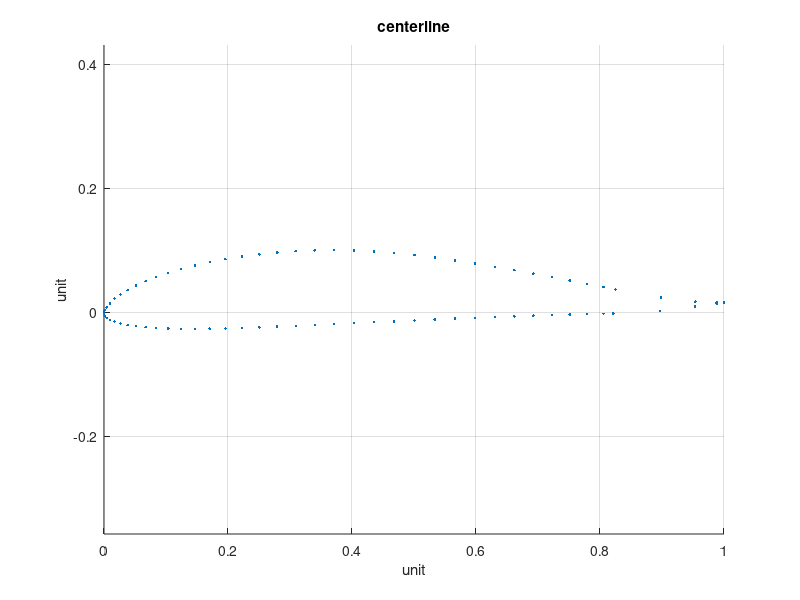
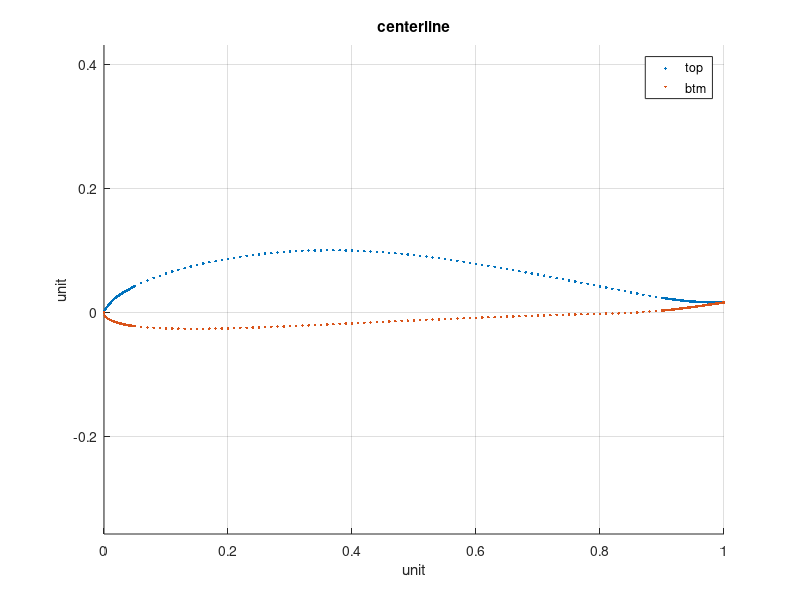
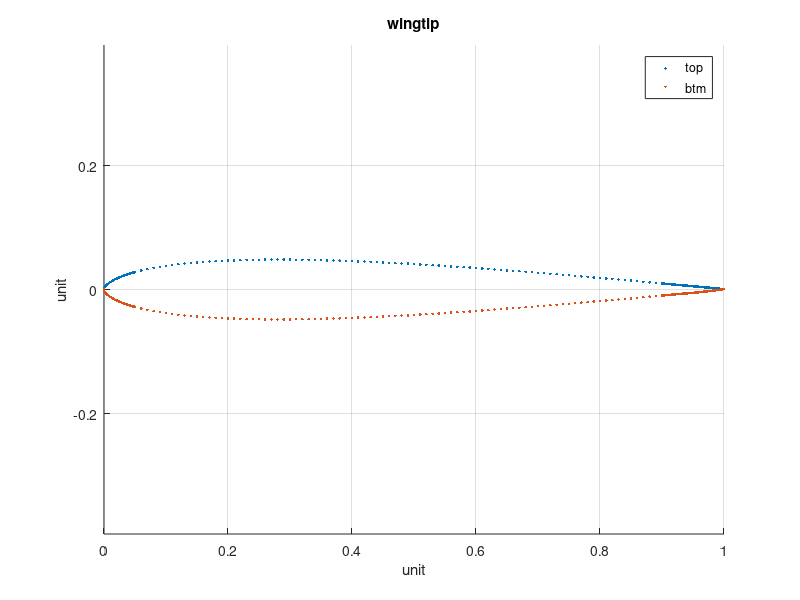
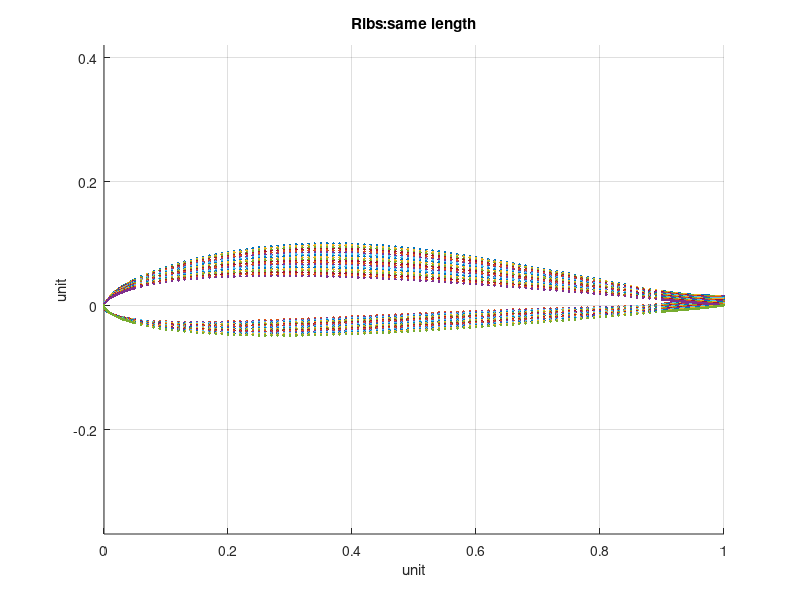

Source code (MATLAB) for these figures, in order:
function draw_airfoil()
% save airfoil centerlinex centerliney wingtipx wingtipy twistx twisty
close all;
load airfoil centerlinex centerliney wingtipx wingtipy twistx twisty;
global X;
X = [];
scalingfactor = 0.45;
NASA_wingSpan_mm = 3750;
NASA_centerCord_mm = 400;
NASA_tipcord_mm = 100;
ribCnt = 39;
X.LE_sweepbackDeg = 24;
X.dihedralDeg = 2.5;
X.wingSpan_mm = NASA_wingSpan_mm*scalingfactor;
X.rootCord_mm = NASA_centerCord_mm*scalingfactor;
X.wingtipCord_mm = NASA_tipcord_mm*scalingfactor;

X.LeadingEdgeBeamThickness_mm = 2; % square edge size 
X.LeadingEdgeBeamWidth_mm = 6; % square edge size 
X.trailingEdgeWidth_mm = 10;

% support structure height, used in construction process
X.RibMorrorSupportHeight_mm = 15;

X.MainBeamWidth_mm = 6;
X.MainBeamXmm = 0;
assert(X.MainBeamXmm == 0); % we want the beam deployed at rotation center to have flat btm edge 
% X.BeamAux0Width_mm = 5;
% X.BeamAux0Xmm = 5;

X.RibThickness_mm = 2;

% the width of laser trace cannot be ignored
X.beamSlotTraceCompensation_mm = 0.5;
X.beamEdgeTraceCompensation_mm = 0.8;
X.RibSlotCompensation_mm = 0.05;
X.LeadingEdgeBeamThicknessCompensation_mm = 0.2;

% four quadrants formed by main beam and rib are supported by 4 pieces of wedge. 
X.BeamRibSupport_mm = 10;
X.PointType = [];
X.PointType.fundamental = 1;
X.PointType.addedPoints = 2;

X.ForceBearingBeamCnt = 0;

X.curvefitmethod = 'pchip';
% rootBeamGammaWidthmm = 6;
% BaseBeamWidthmm = 1; % at tip, lift is zero, we cannot have 0 beam width for misc struct weight 
assert(mod(ribCnt,2)==1); % we have one rib in the center, and be symmetrical 
X.rotateFromLE = 0.3; %rotation occurs at the center of [0,1] from the leading edge, so that we have the desired AOA.  
fineX = [0:0.001:0.05 0.06:0.01:0.90 0.901:0.001:1]';
% fineX = [0:0.0005:1]';

%%
Len_fineX = length(fineX);
X.OneSideRibCnt = (ribCnt+1)/2;
RibCoeffsRoot2Tip = (0:X.OneSideRibCnt-1)/(X.OneSideRibCnt-1);

%%
centerlinex = centerlinex(:);
centerliney = centerliney(:);
[centerlinex,centerliney] = normalizexy(centerlinex,centerliney);
wingtipx = wingtipx(:);
wingtipy = wingtipy(:);
[wingtipx,wingtipy] = normalizexy(wingtipx,wingtipy);
figure;
hold on;
plot(centerlinex,centerliney,'.');
axis equal;
title('centerline');grid on;
xlabel('unit');
ylabel('unit');
%%
figure;
hold on;
end_of_center_top_curve = (length(centerlinex)+1)/2;
top_centerline_x = centerlinex(1:end_of_center_top_curve);
top_centerline_y = centerliney(1:end_of_center_top_curve);
top_centerline_fine_y = interp1(top_centerline_x,top_centerline_y,fineX,X.curvefitmethod);
plot(fineX,top_centerline_fine_y,'.');
btm_centerline_x = centerlinex(end_of_center_top_curve:end);
btm_centerline_y = centerliney(end_of_center_top_curve:end);
btm_centerline_fine_y = interp1(btm_centerline_x,btm_centerline_y,fineX,X.curvefitmethod);
plot(fineX,btm_centerline_fine_y,'.');
axis equal;
legend('top','btm');
title('centerline');grid on;
xlabel('unit');
ylabel('unit');
%%
figure;
hold on;
end_of_wingtip_top_curve = (length(wingtipx)+1)/2;
top_wingtip_x = wingtipx(1:end_of_wingtip_top_curve);
top_wingtip_y = wingtipy(1:end_of_wingtip_top_curve);
top_wingtip_mid_y = interp1(top_wingtip_x,top_wingtip_y,fineX,X.curvefitmethod);
plot(fineX,top_wingtip_mid_y,'.');
btm_wingtip_x = wingtipx(end_of_wingtip_top_curve:end);
btm_wingtip_y = wingtipy(end_of_wingtip_top_curve:end);
btm_wingtip_mid_y = interp1(btm_wingtip_x,btm_wingtip_y,fineX,X.curvefitmethod);
plot(fineX,btm_wingtip_mid_y,'.');
axis equal;
legend('top','btm');
title('wingtip');
grid on;
xlabel('unit');
ylabel('unit');
%%
top_ribs = interpolate2Airfoil(top_centerline_fine_y, top_wingtip_mid_y, RibCoeffsRoot2Tip);
btm_ribs = interpolate2Airfoil(btm_centerline_fine_y, btm_wingtip_mid_y, RibCoeffsRoot2Tip);
figure;
axis equal;
hold on;
for ii = 1:X.OneSideRibCnt
    topCurve = top_ribs(:,ii);
    btmCurve = btm_ribs(:,ii);
    plot([fineX fineX],[topCurve btmCurve],'.');
end
title('Ribs:same length');
grid on;
xlabel('unit');
ylabel('unit');
%%
xindexRotate = find(fineX==X.rotateFromLE);
assert(length(xindexRotate)==1);
centered_interpolatedX = fineX - X.rotateFromLE;
Ymean = (top_ribs(xindexRotate,:) + btm_ribs(xindexRotate,:))/2;
centered_top_mid_ribs = zeros(Len_fineX,X.OneSideRibCnt);
centered_btm_mid_ribs = zeros(Len_fineX,X.OneSideRibCnt);
figure;
axis equal;
hold on;
for ii = 1:X.OneSideRibCnt
    centered_top_mid_ribs(:,ii) = top_ribs(:,ii) - Ymean(ii);
    centered_btm_mid_ribs(:,ii) = btm_ribs(:,ii) - Ymean(ii);
    plot([centered_interpolatedX; centered_interpolatedX],[centered_top_mid_ribs(:,ii); centered_btm_mid_ribs(:,ii)],'.');
end
title('Ribs:same length,shifted');
grid on;
xlabel('unit');
ylabel('unit');
%%
figure;
plot(twistx/twistx(end),twisty,'.');
title('twist');
ylabel('deg');
grid on;
xlabel('half wingspan');
%%
twist_ribs = interp1(twistx/twistx(end),twisty,RibCoeffsRoot2Tip,X.curvefitmethod);

rotated_ribs_top_x = zeros(Len_fineX,X.OneSideRibCnt);
rotated_ribs_top_y = zeros(Len_fineX,X.OneSideRibCnt);
rotated_ribs_btm_x = zeros(Len_fineX,X.OneSideRibCnt);
rotated_ribs_btm_y = zeros(Len_fineX,X.OneSideRibCnt);
figure;
axis equal;
hold on;
for ii = 1:X.OneSideRibCnt
    thetaDeg = twist_ribs(ii);
    R = [cosd(thetaDeg) -sind(thetaDeg); sind(thetaDeg) cosd(thetaDeg)];
    top_beforeRotate = [centered_interpolatedX centered_top_mid_ribs(:,ii)];
    top_afterRotate = top_beforeRotate*R;
    rotated_ribs_top_x(:,ii) = top_afterRotate(:,1);
    rotated_ribs_top_y(:,ii) = top_afterRotate(:,2);
    btm_beforeRotate = [centered_interpolatedX centered_btm_mid_ribs(:,ii)];
    btm_afterRotate = btm_beforeRotate*R;
    rotated_ribs_btm_x(:,ii) = btm_afterRotate(:,1);
    rotated_ribs_btm_y(:,ii) = btm_afterRotate(:,2);
    plot([rotated_ribs_top_x(:,ii); rotated_ribs_btm_x(:,ii)],[rotated_ribs_top_y(:,ii); rotated_ribs_btm_y(:,ii)],'.');
end
title('Ribs:same length,shifted,rotated');
grid on;
xlabel('unit');
ylabel('unit');
%% scale rib to the desired cord length
scaled_ribs_top_x = rotated_ribs_top_x;
scaled_ribs_top_y = rotated_ribs_top_y;
scaled_ribs_btm_x = rotated_ribs_btm_x;
scaled_ribs_btm_y = rotated_ribs_btm_y;
scale_ribs = interp1([0 1],[X.rootCord_mm X.wingtipCord_mm],RibCoeffsRoot2Tip,'linear');

figure;
axis equal;
hold on;
for ii = 1:X.OneSideRibCnt
    scaled_ribs_top_x(:,ii) = scaled_ribs_top_x(:,ii) * scale_ribs(ii);
    scaled_ribs_top_y(:,ii) = scaled_ribs_top_y(:,ii) * scale_ribs(ii);
    scaled_ribs_btm_x(:,ii) = scaled_ribs_btm_x(:,ii) * scale_ribs(ii);
    scaled_ribs_btm_y(:,ii) = scaled_ribs_btm_y(:,ii) * scale_ribs(ii);
    plot([scaled_ribs_top_x(:,ii); scaled_ribs_btm_x(:,ii)],[scaled_ribs_top_y(:,ii); scaled_ribs_btm_y(:,ii)],'.');
end
title('Ribs:shifted,rotated,scaled');
grid on;
xlabel('mm');
ylabel('mm');

%% shift in y-axis to align the bottom edge of main beam
btmaligned_ribs_top_x = scaled_ribs_top_x;
btmaligned_ribs_top_y = scaled_ribs_top_y;
btmaligned_ribs_btm_x = scaled_ribs_btm_x;
btmaligned_ribs_btm_y = scaled_ribs_btm_y;

figure;
axis equal;
hold on;
for ii = 1:X.OneSideRibCnt
    YatZeroX = interp1(btmaligned_ribs_btm_x(:,ii),btmaligned_ribs_btm_y(:,ii),0,X.curvefitmethod);
    btmaligned_ribs_top_y(:,ii) = btmaligned_ribs_top_y(:,ii) - YatZeroX;
    btmaligned_ribs_btm_y(:,ii) = btmaligned_ribs_btm_y(:,ii) - YatZeroX;
    plot([btmaligned_ribs_top_x(:,ii); btmaligned_ribs_btm_x(:,ii)],[btmaligned_ribs_top_y(:,ii); btmaligned_ribs_btm_y(:,ii)],'.');
end
title('Ribs:btmEdgeAlign,shifted,rotated,scaled');
grid on;
xlabel('mm');
ylabel('mm');

%% compute angle between beam and rib
[X.AngleBtwBeamAndRibDeg,X.AngleBtwTEandRibDeg] = getObtuseAngleBtwBeamAndRibDeg(btmaligned_ribs_top_x);
space = 10;
fid = fopen('BeamRibSupport.scr','w');
fprintf(fid,'pline\n');
% quadrant 1
fprintf(fid,'%f,%f\n',space,space);
fprintf(fid,'%f,%f\n',space,space+X.BeamRibSupport_mm);
fprintf(fid,'%f,%f\n',space+X.BeamRibSupport_mm*sind(X.AngleBtwBeamAndRibDeg),space-X.BeamRibSupport_mm*cosd(X.AngleBtwBeamAndRibDeg));
fprintf(fid,'%f,%f\n',space,space);

% quadrant 2
fprintf(fid,'%f,%f\n',-space,space);
fprintf(fid,'%f,%f\n',-space,space+X.BeamRibSupport_mm);
fprintf(fid,'%f,%f\n',-space-X.BeamRibSupport_mm*sind(X.AngleBtwBeamAndRibDeg),space+X.BeamRibSupport_mm*cosd(X.AngleBtwBeamAndRibDeg));
fprintf(fid,'%f,%f\n',-space,space);

% quadrant 3
fprintf(fid,'%f,%f\n',-space,-space);
fprintf(fid,'%f,%f\n',-space,-space-X.BeamRibSupport_mm);
fprintf(fid,'%f,%f\n',-space-X.BeamRibSupport_mm*sind(X.AngleBtwBeamAndRibDeg),-space+X.BeamRibSupport_mm*cosd(X.AngleBtwBeamAndRibDeg));
fprintf(fid,'%f,%f\n',-space,-space);

% quadrant 4
fprintf(fid,'%f,%f\n',space,-space);
fprintf(fid,'%f,%f\n',space,-space-X.BeamRibSupport_mm);
fprintf(fid,'%f,%f\n',space+X.BeamRibSupport_mm*sind(X.AngleBtwBeamAndRibDeg),-space-X.BeamRibSupport_mm*cosd(X.AngleBtwBeamAndRibDeg));
fprintf(fid,'%f,%f\n',space,-space);

fclose(fid);
fprintf(1,'AngleBtwBeamAndRibDeg=%f,AngleBtwTEandRibDeg=%f\n',X.AngleBtwBeamAndRibDeg,X.AngleBtwTEandRibDeg);
%%
Gamma = (1-RibCoeffsRoot2Tip.^2).^1.5;
figure;
plot(RibCoeffsRoot2Tip,Gamma,'.-');
title('Gamma, airflow circulation');
grid on;
%%
figure;
plot(RibCoeffsRoot2Tip,1.5*(RibCoeffsRoot2Tip.^2-0.5),'.-');
title('Downwash');
grid on;

%% when cutting slot, the length of x/y data may not be same any more for all ribs
% use cell to store
slotcut_ribs = cell(1,X.OneSideRibCnt);
for ii = 1:X.OneSideRibCnt
    slotcut_ribs{ii}.top.x = btmaligned_ribs_top_x(:,ii);
    slotcut_ribs{ii}.top.y = btmaligned_ribs_top_y(:,ii);
    slotcut_ribs{ii}.top.PointType = ones(length(btmaligned_ribs_top_x(:,ii)),1)*X.PointType.fundamental;
    slotcut_ribs{ii}.btm.x = btmaligned_ribs_btm_x(:,ii);
    slotcut_ribs{ii}.btm.y = btmaligned_ribs_btm_y(:,ii);
    slotcut_ribs{ii}.btm.PointType = ones(length(btmaligned_ribs_btm_x(:,ii)),1)*X.PointType.fundamental;
    slotcut_ribs{ii}.ForceBearingBeamCutDepth = [];
    slotcut_ribs{ii}.ForceBearingBeamRibThickness = [];
    slotcut_ribs{ii}.ForceBearingBeamRibYoffset = [];
end

[X.BeamRotDegDueToDihedral,OneSideWwingTipRise_mm] = getDihedralRotateDeg(slotcut_ribs);
fprintf(1,'one side wing tip rises %fmm\n',OneSideWwingTipRise_mm);
fprintf(1,'beam Btm Edge Dihedral %fDeg\n',X.BeamRotDegDueToDihedral);

%% cut slot for force bearing beam
[slotcut_ribs,ribMirror] = cutRibSlot(slotcut_ribs,X.MainBeamWidth_mm-2*X.RibSlotCompensation_mm,X.MainBeamXmm,'main');
fid = fopen(sprintf('ribMirror.scr'),'w');
fprintf(fid,'pline\n');
for ii = 1:X.OneSideRibCnt
    saveTopBtmCell2scrFile(fid,ii,0,50,ribMirror{ii});
end
fclose(fid);

%% add leading edge beam
cut_leadingedge = slotcut_ribs;

figure;
axis equal;
hold on;
for ii = 1:X.OneSideRibCnt
    LE_x = min([slotcut_ribs{ii}.top.x;slotcut_ribs{ii}.btm.x]);
    LeadingEdgeBeamPosDetected = false;
    for xposition = LE_x:0.001:LE_x+30
        [Thickness_mm,~,~] = getThickness(slotcut_ribs{ii},xposition);
        if Thickness_mm > X.LeadingEdgeBeamThickness_mm - 2*X.LeadingEdgeBeamThicknessCompensation_mm
            LeadingEdgeBeamPosDetected = true;
            break;
        end
    end
    assert(LeadingEdgeBeamPosDetected);
    cut_leadingedge{ii}.top = removeLeadingSector(slotcut_ribs{ii}.top,xposition);
    cut_leadingedge{ii}.btm = removeLeadingSector(slotcut_ribs{ii}.btm,xposition);
    
    afterCutThickness_mm = abs(cut_leadingedge{ii}.top.y(1) - cut_leadingedge{ii}.btm.y(1));
    cut_leadingedge{ii}.top = cutLeadingEdgeSlot(cut_leadingedge{ii}.top,'top',afterCutThickness_mm);
    cut_leadingedge{ii}.btm = cutLeadingEdgeSlot(cut_leadingedge{ii}.btm,'btm',afterCutThickness_mm);
    
    plot([cut_leadingedge{ii}.top.x; cut_leadingedge{ii}.btm.x],[cut_leadingedge{ii}.top.y; cut_leadingedge{ii}.btm.y],'.');
end
title('Ribs:shifted,rotated,scaled,LEcut');
grid on;
xlabel('mm');
ylabel('mm');

%% cut trailing edge
cut_trailingedge = cut_leadingedge;
figure;
axis equal;
hold on;
for ii = 1:X.OneSideRibCnt
    cut_trailingedge{ii}.top = removeTrailingSector(cut_trailingedge{ii}.top,X.trailingEdgeWidth_mm);
    cut_trailingedge{ii}.btm = removeTrailingSector(cut_trailingedge{ii}.btm,X.trailingEdgeWidth_mm);
    plot([cut_trailingedge{ii}.top.x; cut_trailingedge{ii}.btm.x],[cut_trailingedge{ii}.top.y; cut_trailingedge{ii}.btm.y],'.');
end
title('Ribs:shifted,rotated,scaled,LEcut,TEcut');
grid on;
xlabel('mm');
ylabel('mm');

%% rotate rib back in order to enhance the strength
rib_aligned = cell(1,X.OneSideRibCnt);
figure;
axis equal;
hold on;
for ii = 1:X.OneSideRibCnt
    rib_aligned{ii}.top = rotateXY(cut_trailingedge{ii}.top,-twist_ribs(ii));
    rib_aligned{ii}.btm = rotateXY(cut_trailingedge{ii}.btm,-twist_ribs(ii));
    plot([rib_aligned{ii}.top.x; rib_aligned{ii}.btm.x],[rib_aligned{ii}.top.y; rib_aligned{ii}.btm.y],'.');
end
title('Ribs:shifted,rotated,scaled,LEcut,TEcut,Aligned');
grid on;
xlabel('mm');
ylabel('mm');

%% produce rib cut cad file
fid = fopen('airfoil_all.scr','w');
fprintf(fid,'pline\n');
for ii = 1:X.OneSideRibCnt
    saveTopBtmCell2scrFile(fid,ii,0,50,rib_aligned{ii});
end
fclose(fid);

%% produce force bearing beam cut cad file
RibLocInBeamXmm = RibCoeffsRoot2Tip*(1/sind(X.AngleBtwBeamAndRibDeg))*X.wingSpan_mm/2;
FineSegmentCnt = 1000;

BeamShape = cell(1,X.ForceBearingBeamCnt);
BeamShapeCutRibSlot = cell(1,X.ForceBearingBeamCnt);
BeamDihedralApplied = cell(1,X.ForceBearingBeamCnt);
BeamAlignedForStrength = cell(1,X.ForceBearingBeamCnt);
BeamLaserTraceCompensated = cell(1,X.ForceBearingBeamCnt);
for iiBeam = 1:X.ForceBearingBeamCnt
%     BeamShapeAddBtmEdge = cell(1,X.ForceBearingBeamCnt);
    ThicknessVec = zeros(1,X.OneSideRibCnt);
    CutDepthVec = zeros(1,X.OneSideRibCnt);
    Yoffset = zeros(1,X.OneSideRibCnt);
    for iiRib = 1:X.OneSideRibCnt
        ThicknessVec(iiRib) = cut_trailingedge{iiRib}.ForceBearingBeamRibThickness(iiBeam);
        CutDepthVec(iiRib) =  cut_trailingedge{iiRib}.ForceBearingBeamCutDepth(iiBeam);
        Yoffset(iiRib) = cut_trailingedge{iiRib}.ForceBearingBeamRibYoffset(iiBeam);
    end
    figure;
    subplot(3,1,1);
    hold on;
    plot(RibLocInBeamXmm,ThicknessVec,'.-');
    plot(RibLocInBeamXmm,ThicknessVec+Yoffset,'.-');
    legend('Thickness','Thickness+yoffset');
    axis equal;
    xlabel('single side wingspan(mm)');
    ylabel('mm');
    title(sprintf('Top Edge Beam No.%d',iiBeam));
    subplot(3,1,2);
    plot(RibLocInBeamXmm,Yoffset,'.-');
    axis equal;
    xlabel('single side wingspan(mm)');
    ylabel('mm');
    title(sprintf('Btm Edge Beam No.%d',iiBeam));
    subplot(3,1,3);
    hold on;
    plot(RibLocInBeamXmm,CutDepthVec,'.-');
    plot(RibLocInBeamXmm,CutDepthVec+Yoffset,'.-');
    legend('pure cut','cut+yoffset');
    axis equal;
    xlabel('single side wingspan(mm)');
    ylabel('mm');
    title(sprintf('Rib Cut Depth for Beam No.%d',iiBeam));
    
    fineRibLocationXmm = ((0:FineSegmentCnt)/FineSegmentCnt)*(X.wingSpan_mm/2)*(1/sind(X.AngleBtwBeamAndRibDeg));
    BeamShape{iiBeam}.top = [];
    BeamShape{iiBeam}.top.x = fineRibLocationXmm';
    BeamShape{iiBeam}.top.y = interp1(RibLocInBeamXmm,ThicknessVec+Yoffset,fineRibLocationXmm,X.curvefitmethod)';
    BeamShape{iiBeam}.top.PointType = ones(length(fineRibLocationXmm),1)*X.PointType.fundamental;

    % if beam location is at the rotation center, btm edge is a straight line 
    BeamShape{iiBeam}.btm = [];
    BeamShape{iiBeam}.btm.x = fineRibLocationXmm';
    BeamShape{iiBeam}.btm.y = interp1(RibLocInBeamXmm,Yoffset,fineRibLocationXmm,X.curvefitmethod)';
    BeamShape{iiBeam}.btm.PointType = ones(length(fineRibLocationXmm),1)*X.PointType.fundamental;
    
    BeamDihedralApplied{iiBeam} = ApplyBeamDihedral(BeamShape{iiBeam},-X.BeamRotDegDueToDihedral);

    BeamShapeCutRibSlot = BeamDihedralApplied;
    for CutSlotForRib_ii = 1:X.OneSideRibCnt
        switch CutSlotForRib_ii
            case 1
               StyleCutRibSlot = 'RootRib';
            case X.OneSideRibCnt
               StyleCutRibSlot = 'TipRib';
            otherwise
               StyleCutRibSlot = 'MiddleRib';
        end
        BeamShapeCutRibSlot{iiBeam}.top = cutBeamSlot(BeamShapeCutRibSlot{iiBeam}.top,CutDepthVec(CutSlotForRib_ii),X.RibThickness_mm-2*X.beamSlotTraceCompensation_mm,RibLocInBeamXmm(CutSlotForRib_ii),StyleCutRibSlot);
    end
    BeamShapeCutRibSlot{iiBeam}.btm = matchCurveSpan(BeamDihedralApplied{iiBeam}.btm,BeamShapeCutRibSlot{iiBeam}.top);
    draw_beam(BeamShapeCutRibSlot{iiBeam},sprintf('front view Beam%d',iiBeam));
    
    BeamAlignedForStrength{iiBeam} = AlignBeamForStrength(BeamShapeCutRibSlot{iiBeam},-X.BeamRotDegDueToDihedral);
    draw_beam(BeamAlignedForStrength{iiBeam},sprintf('Aligned Beam%d',iiBeam));

    BeamLaserTraceCompensated{iiBeam} = BeamAlignedForStrength{iiBeam};
    BeamLaserTraceCompensated{iiBeam}.top.y = BeamLaserTraceCompensated{iiBeam}.top.y + X.beamEdgeTraceCompensation_mm;
    BeamLaserTraceCompensated{iiBeam}.btm.y = BeamLaserTraceCompensated{iiBeam}.btm.y - X.beamEdgeTraceCompensation_mm;
    draw_beam(BeamLaserTraceCompensated{iiBeam},sprintf('LaserTrace Compensated Beam%d',iiBeam));
    
    fid = fopen(sprintf('beam_%d.scr',iiBeam),'w');
    fprintf(fid,'pline\n');
    saveTopBtmCell2scrFile(fid,iiBeam,0,100,BeamLaserTraceCompensated{iiBeam});
    fclose(fid);
    
end
end

function newCurve = matchCurveSpan(Curve,RefCurve)
global X;
assert(Curve.x(1) < Curve.x(end));
assert(RefCurve.x(1) < RefCurve.x(end));
newCurve = [];
if (Curve.x(1) == RefCurve.x(1))
    % do nothing
elseif (Curve.x(1) > RefCurve.x(1))
    val = interp1nearby(Curve.x,Curve.y,Curve.PointType,RefCurve.x(1),2,X.curvefitmethod);
    newCurve.x = [RefCurve.x(1);Curve.x];
    newCurve.y = [val;Curve.y];
    newCurve.PointType = [X.PointType.fundamental; Curve.PointType];
else
    % trim data
    % code to be filled here
end

if (Curve.x(end) == RefCurve.x(end))
    % do nothing
elseif (Curve.x(end) < RefCurve.x(end))
    val = interp1nearby(Curve.x,Curve.y,Curve.PointType,RefCurve.x(end),2,X.curvefitmethod);
    newCurve.x = [newCurve.x;RefCurve.x(end)];
    newCurve.y = [newCurve.y;val];
    newCurve.PointType = [Curve.PointType;X.PointType.fundamental];
else
    % trim data
    % code to be filled here
end

end

function BeamAlignedForStrength = AlignBeamForStrength(BeamShape,RotateDeg)
BeamAlignedForStrength = [];
% R = [cosd(RotateDeg) -sind(RotateDeg); sind(RotateDeg) cosd(RotateDeg)];
% top_beforeRotate = [BeamShape.top.x BeamShape.top.y];
% top_afterRotate = top_beforeRotate*R;
% BeamAlignedForStrength.top.x = top_afterRotate(:,1);
% BeamAlignedForStrength.top.y = top_afterRotate(:,2);
BeamAlignedForStrength.top = rotateXY(BeamShape.top,-RotateDeg);
BeamAlignedForStrength.btm = rotateXY(BeamShape.btm,-RotateDeg);

offsetx = BeamAlignedForStrength.btm.x(1);
offsety = BeamAlignedForStrength.btm.y(1);

BeamAlignedForStrength.top.x = BeamAlignedForStrength.top.x - offsetx;
BeamAlignedForStrength.btm.x = BeamAlignedForStrength.btm.x - offsetx;

BeamAlignedForStrength.top.y = BeamAlignedForStrength.top.y - offsety;
BeamAlignedForStrength.btm.y = BeamAlignedForStrength.btm.y - offsety;

end

function BeamDihedralApplied = ApplyBeamDihedral(BeamShape,RotateDeg)
global X;
BeamDihedralApplied = [];
% R = [cosd(RotateDeg) -sind(RotateDeg); sind(RotateDeg) cosd(RotateDeg)];
% top_beforeRotate = [BeamShape.top.x BeamShape.top.y];
% top_afterRotate = top_beforeRotate*R;
% BeamDihedralApplied.top.x = top_afterRotate(:,1);
% BeamDihedralApplied.top.y = top_afterRotate(:,2);
BeamDihedralApplied.top = rotateXY(BeamShape.top,RotateDeg);
BeamDihedralApplied.btm = rotateXY(BeamShape.btm,RotateDeg);

% align wingtip 
if (BeamDihedralApplied.top.x(end) == BeamDihedralApplied.btm.x(end))
    % do nothing
elseif (BeamDihedralApplied.top.x(end) > BeamDihedralApplied.btm.x(end))
    val = interp1nearby(BeamDihedralApplied.btm.x,BeamDihedralApplied.btm.y,BeamDihedralApplied.btm.PointType,BeamDihedralApplied.top.x(end),2,X.curvefitmethod);
    BeamDihedralApplied.btm.x = [BeamDihedralApplied.btm.x;BeamDihedralApplied.top.x(end)];
    BeamDihedralApplied.btm.y = [BeamDihedralApplied.btm.y;val];
    BeamDihedralApplied.btm.PointType = [BeamDihedralApplied.btm.PointType;X.PointType.fundamental];
else
    val = interp1nearby(BeamDihedralApplied.top.x,BeamDihedralApplied.top.y,BeamDihedralApplied.top.PointType,BeamDihedralApplied.btm.x(end),2,X.curvefitmethod);
    BeamDihedralApplied.top.x = [BeamDihedralApplied.top.x;BeamDihedralApplied.btm.x(end)];
    BeamDihedralApplied.top.y = [BeamDihedralApplied.top.y;val];
    BeamDihedralApplied.top.PointType = [BeamDihedralApplied.top.PointType;X.PointType.fundamental];
end

% align root 
if (BeamDihedralApplied.top.x(1) == BeamDihedralApplied.btm.x(1))
    % do nothing
elseif (BeamDihedralApplied.top.x(1) > BeamDihedralApplied.btm.x(1))
    val = interp1nearby(BeamDihedralApplied.btm.x,BeamDihedralApplied.btm.y,BeamDihedralApplied.btm.PointType,BeamDihedralApplied.top.x(1),2,X.curvefitmethod);
    BeamDihedralApplied.btm.x = [BeamDihedralApplied.top.x(1);BeamDihedralApplied.btm.x];
    BeamDihedralApplied.btm.y = [val;BeamDihedralApplied.btm.y];
    BeamDihedralApplied.btm.PointType = [X.PointType.fundamental;BeamDihedralApplied.btm.PointType];
else
    val = interp1nearby(BeamDihedralApplied.top.x,BeamDihedralApplied.top.y,BeamDihedralApplied.top.PointType,BeamDihedralApplied.btm.x(1),2,X.curvefitmethod);
    BeamDihedralApplied.top.x = [BeamDihedralApplied.btm.x(1);BeamDihedralApplied.top.x];
    BeamDihedralApplied.top.y = [val;BeamDihedralApplied.top.y];
    BeamDihedralApplied.top.PointType = [X.PointType.fundamental;BeamDihedralApplied.top.PointType];
end

offsetx = BeamDihedralApplied.btm.x(1);
offsety = BeamDihedralApplied.btm.y(1);

BeamDihedralApplied.top.x = BeamDihedralApplied.top.x - offsetx;
BeamDihedralApplied.btm.x = BeamDihedralApplied.btm.x - offsetx;

BeamDihedralApplied.top.y = BeamDihedralApplied.top.y - offsety;
BeamDihedralApplied.btm.y = BeamDihedralApplied.btm.y - offsety;

end

function newxy = rotateXY(xy,RotateDeg)
R = [cosd(RotateDeg) -sind(RotateDeg); sind(RotateDeg) cosd(RotateDeg)];
beforeRotate = [xy.x xy.y];
afterRotate = beforeRotate*R;
newxy = [];
newxy.x = afterRotate(:,1);
newxy.y = afterRotate(:,2);
newxy.PointType = xy.PointType;
end

function draw_beam(TopBtmCell,titlestr)
[xx,yy] = OrderDataForPlot(TopBtmCell);
figure;
plot(xx,yy,'.-');
axis equal;
xlabel('single side wingspan(mm)');
ylabel('mm');
title(titlestr);
end

function [RotDeg,OneSideWwingTipRise_mm] = getDihedralRotateDeg(ribs)
global X;
[RootThickness_mm,~,~] = getThickness(ribs{1},0);
[TipThickness_mm,~,~] = getThickness(ribs{X.OneSideRibCnt},0);
OneSideWwingTipRise_mm = ((X.wingSpan_mm/2)*tand(X.dihedralDeg)+(RootThickness_mm-TipThickness_mm)/2);
RotDeg = atand(OneSideWwingTipRise_mm/(X.wingSpan_mm/2)); 
end

function [AngleBtwBeamAndRibDeg,AngleBtwTEandRibDeg] = getObtuseAngleBtwBeamAndRibDeg(ribs_top_x)
global X;
root_LE_x = -ribs_top_x(1,1);
tip_LE_x = -ribs_top_x(1,X.OneSideRibCnt);
LE_DeltaX = tan(X.LE_sweepbackDeg*pi/180)*X.wingSpan_mm/2;
beam_DeltaX = LE_DeltaX + tip_LE_x - root_LE_x;
AngleBtwBeamAndRibDeg = atan(beam_DeltaX/(X.wingSpan_mm/2))*180/pi+90;

AngleBtwTEandRibDeg = atan((LE_DeltaX+X.wingtipCord_mm-X.rootCord_mm)/(X.wingSpan_mm/2))*180/pi+90;

end

function NewCurve = AddStraightLineBtmBeamEdge(Curve)
global X;
NewCurve = [];
NewCurve.x = [min(Curve.x);Curve.x;max(Curve.x)];
NewCurve.y = [0;Curve.y;0];
NewCurve.PointType = [X.PointType.addedPoints;Curve.PointType;X.PointType.addedPoints];
end

function newcurve = reverseSeqOrder(curve)
newcurve = [];
newcurve.x = curve.x(end:-1:1);
newcurve.y = curve.y(end:-1:1);
newcurve.PointType = curve.PointType(end:-1:1);
end

function [xx,yy] = OrderDataForPlot(TopBtmCell)
TopBtmCell.btm = reverseSeqOrder(TopBtmCell.btm);
xx = [TopBtmCell.top.x; TopBtmCell.btm.x];
yy = [TopBtmCell.top.y; TopBtmCell.btm.y];
assert(length(xx)==length(yy));
end

function saveTopBtmCell2scrFile(fid,idx,xoffset,yoffset,TopBtmCell)
[xx,yy] = OrderDataForPlot(TopBtmCell);

xoffset = (idx-1)*xoffset;
yoffset = (idx-1)*yoffset;

for ii = 1:length(xx)
    fprintf(fid,'%f,%f\n',xx(ii)+xoffset,yy(ii)+yoffset);
end

% now go back to the first point so as to close the contour
fprintf(fid,'%f,%f\n',xx(1)+xoffset,yy(1)+yoffset);
end

% function save_finalResults(idx, xx, yy)
% fid = fopen(sprintf('airfoil%d.scr',idx),'w');
% fprintf(fid,'pline\n');
% assert(length(xx)==length(yy));
% for ii = 1:length(xx)
%     fprintf(fid,'%f,%f\n',xx(ii),yy(ii));
% end
% fprintf(fid,'%f,%f\n',xx(1),yy(1));
% fclose(fid);
% end,

function newcurve = cutLeadingEdgeSlot(curve,edgetype,Thickness_mm)
global X;
newcurve = [];
assert( Thickness_mm > X.LeadingEdgeBeamThickness_mm - 2*X.LeadingEdgeBeamThicknessCompensation_mm);

LE_x = curve.x(1);
LE_y = curve.y(1);

yshift = ( Thickness_mm - (X.LeadingEdgeBeamThickness_mm - 2*X.LeadingEdgeBeamThicknessCompensation_mm))/2;

switch edgetype
    case 'top'
        precise_y = LE_y-yshift;
    case 'btm'
        precise_y = LE_y+-yshift;
    otherwise
        assert(false);
end
newcurve.x = [LE_x;curve.x];
newcurve.y = [precise_y;curve.y];
newcurve.PointType = [X.PointType.addedPoints;curve.PointType];

newcurve.x = [LE_x+X.LeadingEdgeBeamWidth_mm;newcurve.x];
newcurve.y = [precise_y;newcurve.y];
newcurve.PointType = [X.PointType.addedPoints;newcurve.PointType];
end

function newcurve = removeTrailingSector(curve,cutoffx)
global X;
newcurve = [];
x = curve.x;
y = curve.y;
PointType = curve.PointType;
cutoff_x = max(x)-cutoffx;
index = find(x<=cutoff_x);
newcurve.x = x(index);
newcurve.y = y(index);
newcurve.PointType = PointType(index);
if ~ismember( cutoff_x, x )
    newcurve.x = [newcurve.x;cutoff_x];
    val = interp1nearby(x,y,PointType,cutoff_x,2,X.curvefitmethod);
    newcurve.y = [newcurve.y;val];
    newcurve.PointType = [newcurve.PointType;X.PointType.fundamental];
end
end

function newCurve = removeLeadingSector(curve,cutoffx)
global X;
newCurve = [];
assert(~ismember(cutoffx,curve.x));

newCurve.x = cutoffx;
newCurve.y = interp1nearby(curve.x,curve.y,curve.PointType,cutoffx,2);
newCurve.PointType = X.PointType.addedPoints;

indexaftercutoff = find(curve.x>=cutoffx);
newCurve.x = [newCurve.x;curve.x(indexaftercutoff)];
newCurve.y = [newCurve.y;curve.y(indexaftercutoff)];
newCurve.PointType = [newCurve.PointType;curve.PointType(indexaftercutoff)];
end

function [x,y] = normalizexy(x,y)
    scaleF = abs(max(x)-min(x));
    x = x/scaleF;
    y = y/scaleF;
    
end

function [ribs,ribMirror] = cutRibSlot(ribs,width,xposition,slotName)
global X;
ribMirror = cell(1,X.OneSideRibCnt);
X.ForceBearingBeamCnt = X.ForceBearingBeamCnt + 1;
assert(X.ForceBearingBeamCnt == 1,'currently we don''t handle the complexity causd by the second beam deployed at none AOA rotation center, curve bottom edge, dihedral connection, etc'); 
figure;
axis equal;
hold on;
for ii = 1:X.OneSideRibCnt
    ribMirror{ii}.top = cutslotIn1curve(ribs{ii}.btm,2,width,xposition,'cutBoth');
    
    [thickness,~,btm_mm] = getThickness(ribs{ii},xposition);
    [ribs{ii}.top.x,ribs{ii}.top.y] = cutnothing(ribs{ii}.top.x,ribs{ii}.top.y);
    cutDepth = thickness/2;
    ribs{ii}.btm = cutslotIn1curve(ribs{ii}.btm,-cutDepth,width,xposition,'cutBoth');
    ribs{ii}.ForceBearingBeamCutDepth = [ribs{ii}.ForceBearingBeamCutDepth;cutDepth];
    ribs{ii}.ForceBearingBeamRibThickness  = [ribs{ii}.ForceBearingBeamRibThickness;thickness];
    ribs{ii}.ForceBearingBeamRibYoffset = [ribs{ii}.ForceBearingBeamRibYoffset;btm_mm];
    plot([ribs{ii}.top.x; ribs{ii}.btm.x],[ribs{ii}.top.y; ribs{ii}.btm.y],'.');
    
    ribMirror{ii}.btm.x = [min(ribs{ii}.top.x);max(ribs{ii}.top.x)];
    ribMirror{ii}.btm.y = -ones(2,1)*X.RibMorrorSupportHeight_mm;
    ribMirror{ii}.btm.PointType = ones(2,1)*X.PointType.fundamental;
end
title(['Ribs:shifted,rotated,scaled,slotcut' slotName]);
grid on;
end

function val = interp1nearby(all_x,all_y,PointType,newx,nearbyCnt,type)
global X;
if ~exist('type','var')
    type = X.curvefitmethod;
end
% all_x contains points in the fundamental rib contour and points added for slots.
% basic_x contains points in the fundamental rib contour only
basic_x = all_x(PointType==X.PointType.fundamental);
basic_y = all_y(PointType==X.PointType.fundamental);
[~,ii] = min(abs(basic_x-newx));
if ii-nearbyCnt > 0
    leftii = ii-nearbyCnt;
else
    leftii = 1;
end
if ii+nearbyCnt <= length(basic_x)
    rightii = ii+nearbyCnt;
else
    rightii = length(basic_x); 
end
val = interp1(basic_x(leftii:rightii),basic_y(leftii:rightii),newx,type);
end

function [thickness,top_mm, btm_mm] = getThickness(rib,x)
global X;
x1 = rib.top.x;
y1 = rib.top.y;
PointType1 = rib.top.PointType;
x2 = rib.btm.x;
y2 = rib.btm.y;
PointType2 = rib.btm.PointType;
top_mm = interp1nearby(x1,y1,PointType1,x,2,X.curvefitmethod);
btm_mm = interp1nearby(x2,y2,PointType2,x,2,X.curvefitmethod);
thickness = abs(top_mm-btm_mm);
end

function [cutx,cuty] = cutnothing(x,y)
cutx = x;
cuty = y;
end

function NewCurve = cutBeamSlot(Curve,depth,width,xposition,style)
assert(width > 0);
switch style
    case 'RootRib'
        NewCurve = cutslotIn1curve(Curve,depth,width,xposition,'cutLeft');
    case 'TipRib'
        NewCurve = cutslotIn1curve(Curve,depth,width,xposition,'cutRight');
    case 'MiddleRib'
        NewCurve = cutslotIn1curve(Curve,depth,width,xposition,'cutBoth');
end
end

%function [cutx,cuty,NewPointType] = cutslotIn1curve(x,y,PointType,depth,width,xposition)
function NewCurve = cutslotIn1curve(Curve,depth,width,xposition,cutmethod)
% x,y form the curve
% depth: depth to be cut. 
%   +: cut to Y-
%   -: cut to Y+
% width: width to be cut
% xposition: relative to xposition, cut width/2 to X+ and X-
% cutmethod:
%   cutLeft: don't rise the left side to original height after the cut 
%   cutRight: don't rise the Right side to original height after the cut 
%   cutBoth: both sides, rise to original height after the cut 
if ~exist('cutmethod','var')
    cutmethod = 'cutBoth';
end

global X;
NewCurve = [];
NewCurve.x = [];
NewCurve.y = [];
NewCurve.PointType = [];
LE_beamEdgeX = xposition-width/2;
TE_beamEdgeX = xposition+width/2;

switch cutmethod
    case 'cutLeft'
        % do nothing
    case {'cutRight','cutBoth'}
        indexBeforeLEcut = find(Curve.x<=LE_beamEdgeX);
        NewCurve.x = Curve.x(indexBeforeLEcut);
        NewCurve.y = Curve.y(indexBeforeLEcut);
        NewCurve.PointType = Curve.PointType(indexBeforeLEcut);
        y_valueLE = interp1nearby(Curve.x,Curve.y,Curve.PointType,LE_beamEdgeX,2,X.curvefitmethod);
        if ismember(LE_beamEdgeX,Curve.x)
            % we don't need to insert the point and begin slot cut
        else
            NewCurve.x = [NewCurve.x;LE_beamEdgeX];
            NewCurve.y = [NewCurve.y;y_valueLE];
            NewCurve.PointType = [NewCurve.PointType;X.PointType.fundamental];
        end
    otherwise
        assert(false);
end
y_valueSlotCenterPosition = interp1nearby(Curve.x,Curve.y,Curve.PointType,xposition,2,X.curvefitmethod);

NewCurve.x = [NewCurve.x;LE_beamEdgeX];
NewCurve.y = [NewCurve.y;y_valueSlotCenterPosition - depth];
NewCurve.PointType = [NewCurve.PointType;X.PointType.addedPoints];

NewCurve.x = [NewCurve.x;TE_beamEdgeX];
NewCurve.y = [NewCurve.y;y_valueSlotCenterPosition - depth];
NewCurve.PointType = [NewCurve.PointType;X.PointType.addedPoints];

switch cutmethod
    case 'cutRight'
        % do nothing
    case {'cutLeft','cutBoth'}
        y_valueTE = interp1nearby(Curve.x,Curve.y,Curve.PointType,TE_beamEdgeX,2,X.curvefitmethod);
        if ismember(TE_beamEdgeX,Curve.x)
            % we don't need to insert the point and begin slot cut
        else
            NewCurve.x = [NewCurve.x;TE_beamEdgeX];
            NewCurve.y = [NewCurve.y;y_valueTE];
            NewCurve.PointType = [NewCurve.PointType;X.PointType.fundamental];
        end
    otherwise
        assert(false);
end
indexAfterTEcut = find(Curve.x>=TE_beamEdgeX);

NewCurve.x = [NewCurve.x;Curve.x(indexAfterTEcut)];
NewCurve.y = [NewCurve.y;Curve.y(indexAfterTEcut)];
NewCurve.PointType = [NewCurve.PointType;ones(length(indexAfterTEcut),1)*X.PointType.fundamental];
end

function result = interpolate2Airfoil(center0Y, tip1Y, coeff0to1)
assert(length(center0Y)==length(tip1Y));
center0Y = center0Y(:);
tip1Y = tip1Y(:);

num = length(tip1Y);
result = zeros(num,length(coeff0to1));
for ii = 1:length(tip1Y)
    result(ii,:) =  interp1([0 1],[center0Y(ii) tip1Y(ii)],coeff0to1,'linear');
end
end
